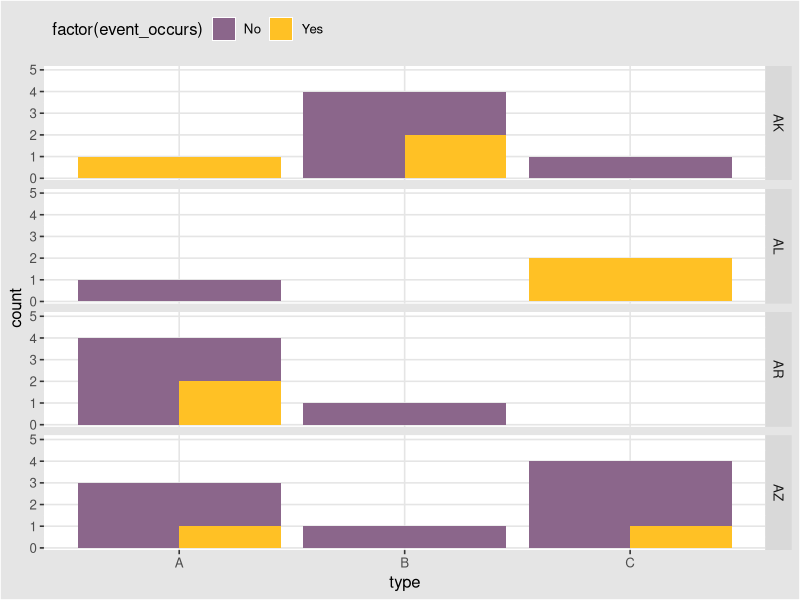

Write R code to recreate this figure.
library(tidyverse)
set.seed(98789)
n <- 22
tibble(type = sample(LETTERS[1:3], n, replace = T),
       state = sample(state.abb[1:4], n, replace = T),
       event_occurs = sample(c("Yes", "No"), n, replace = T)) %>% 
  ggplot() +
  ggthemes::theme_igray() +
  geom_bar(position = "dodge2") + #ROTATE
  geom_bar(position = "identity") + #ROTATE
  geom_bar(position = "fill") + #ROTATE
  geom_bar(position = position_dodge2(preserve = "single")) + #ROTATE
  geom_bar(position = position_dodge2(preserve = "single", padding = .2)) + #ROTATE
  geom_bar(position = position_dodge2(preserve = "single", reverse = T)) + #ROTATE
  geom_bar(position = position_dodge2(preserve = "total", reverse = T)) + #ROTATE
  geom_bar(position = position_dodge(preserve = "single")) + #ROTATE
  geom_bar(position = position_dodge(width = 0.6)) + #ROTATE
  geom_bar(position = "stack") + #ROTATE
  geom_bar(position = "dodge") + #ROTATE
  aes(fill = factor(event_occurs)) + 
  theme(legend.position = "top") +
  theme(legend.justification = 0) +
  scale_fill_manual(values = c("plum4", "goldenrod1") ) + 
  aes(x = type) + 
  facet_grid(state~.) + 
  scale_y_continuous(expand = expansion(mult = c(.025, .3))) 
